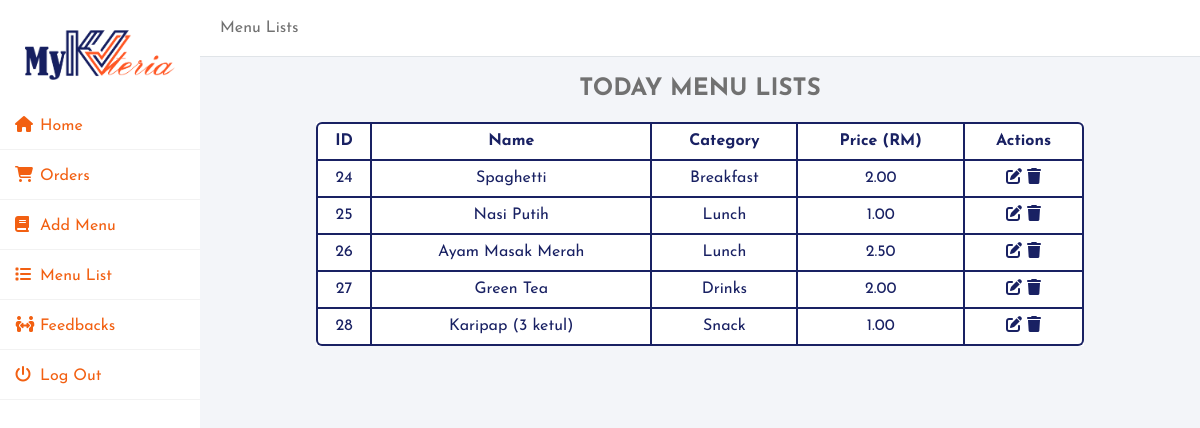
Screenshot of /menulist.php with the database file from the repository.
### tables this page shows
CREATE TABLE `menu` (
  `id` int(10) NOT NULL,
  `name` varchar(100) NOT NULL,
  `category` varchar(100) NOT NULL,
  `price` decimal(6,2) DEFAULT NULL
);

### menulist.php (the view, shortened to what this page needs)
<?php
include_once("config.php");
?>
<!DOCTYPE html>
<html>
<head>
	<link rel = "stylesheet" type = "text/css" href = "addashboard.css">
  <link rel = "stylesheet" type = "text/css" href = "menulist.css">
</head>
<body>
<div class="wrapper">
    <div class="sidebar">
      <center>
        <a href="addashboard.php"><img src = "img/Mykvteria.png" width="150px"></a>
        </center>
        <br>
        <ul>
            <li><a href="addashboard.php"><i class="fas fa-home"></i>Home</a></li>
            <li><a href="custorders.php"><i class="fas fa-shopping-cart"></i>Orders</a></li>
            <li><a href="menu.php"><i class="fas fa-book"></i>Add Menu</a></li>
            <li><a href="menulist.php"><i class="fas fa-list"></i>Menu List</a></li>
            <li><a href="feedback.php"><i class="fas fa-people-arrows"></i>Feedbacks</a></li>
            <li><a href="adlogout.php"><i class="fas fa-power-off"></i>Log Out</a></li>
        </ul>
    </div>
    <div class="main_content">
        <div class="header">Menu Lists
        </div>
        <div class="info">
          <center>
          <div><h2>TODAY MENU LISTS</h2></div>
        </center>
          <center>
          <table >
                <tr>
                    <th>ID</th>
                    <th>Name</th>
                    <th>Category</th>
                    <th>Price (RM)</th>
                    <th>Actions</th>
                </tr>
                <?php
                  $sql = "SELECT * FROM menu";
                  $result = $con->query($sql);
                  if($result -> num_rows>0){
                  while($row = $result-> fetch_assoc()){
                  $id = $row['id'];
                  ?>
                  <tr>
                    <td><?php echo $row['id'] ?></td>
                    <td><?php echo $row['name']  ?></td>
                    <td><?php echo $row['category']  ?></td>
                    <td><?php echo $row['price']  ?></td>
                    <td color ='#fff'>
                      <ul>
                      <a href="menuedit.php?id=<?php echo $id; ?>"><i class="fas fa-edit"></i></a>
                      <a href="menudelete.php?id=<?php echo $id; ?>" onclick="return confirm('Are you sure?')"><i class="fas fa-trash"></i></a>
                      </ul>
                    </td>
                  </tr>
                  <?php
                  }
                }
                ?>
              </table>
          </center>
      </div>
    </div>
</div>
</body>
</html>

### addashboard.css (style rules this page uses)
* { margin: 0; padding: 0; box-sizing: border-box; list-style: none; text-decoration: none; font-family: 'Josefin Sans', sans-serif; }
body { background-color: #f3f5f9; }
.wrapper { display: flex; position: relative; }
.wrapper .sidebar { width: 200px; height: 100%; background: white; padding: 30px 0px; position: fixed; }
.wrapper .sidebar ul li { padding: 15px; border-bottom: 1px solid #bdb8d7; border-bottom: 1px solid rgba(0,0,0,0.05); border-top: 1px solid rgba(255,255,255,0.05); }
.wrapper .sidebar ul li a { color: #F26012; display: block; }
.wrapper .sidebar ul li a .fas { width: 25px; }
.wrapper .main_content { width: 100%; margin-left: 200px; }
.wrapper .main_content .header { padding: 20px; background: #fff; color: #717171; border-bottom: 1px solid #e0e4e8; }
.wrapper .main_content .info { margin: 20px; color: #717171; line-height: 25px; }
.wrapper .main_content .info div { margin-bottom: 20px; }

### menulist.css (style rules this page uses)
table { border-collapse: separate; border-spacing: 0; min-width: 350px; color: #192163; text-align: center; width: 80%; background-color: white; }
table tr th, table tr td { border-right: 2px solid #192163; border-bottom: 2px solid #192163; padding: 5px; background-color: white; }
td { background-color: white; }
table tr th:first-child, table tr td:first-child { border-left: 2px solid #192163; }
table tr th { background: white; border-top: 2px solid #192163; text-align: center; }
table tr:first-child th:first-child { border-top-left-radius: 6px; }
table tr:first-child th:last-child { border-top-right-radius: 6px; }
table tr:last-child td:first-child { border-bottom-left-radius: 6px; }
table tr:last-child td:last-child { border-bottom-right-radius: 6px; }
i[class='fas fa-edit'] { color: #192163; }
i[class='fas fa-trash'] { color: #192163; }

### rows the page displays
menu: id "24", name "Spaghetti", category "Breakfast", price "2.00"
menu: id "25", name "Nasi Putih", category "Lunch", price "1.00"
menu: id "26", name "Ayam Masak Merah", category "Lunch", price "2.50"
menu: id "27", name "Green Tea", category "Drinks", price "2.00"
menu: id "28", name "Karipap (3 ketul)", category "Snack", price "1.00"
